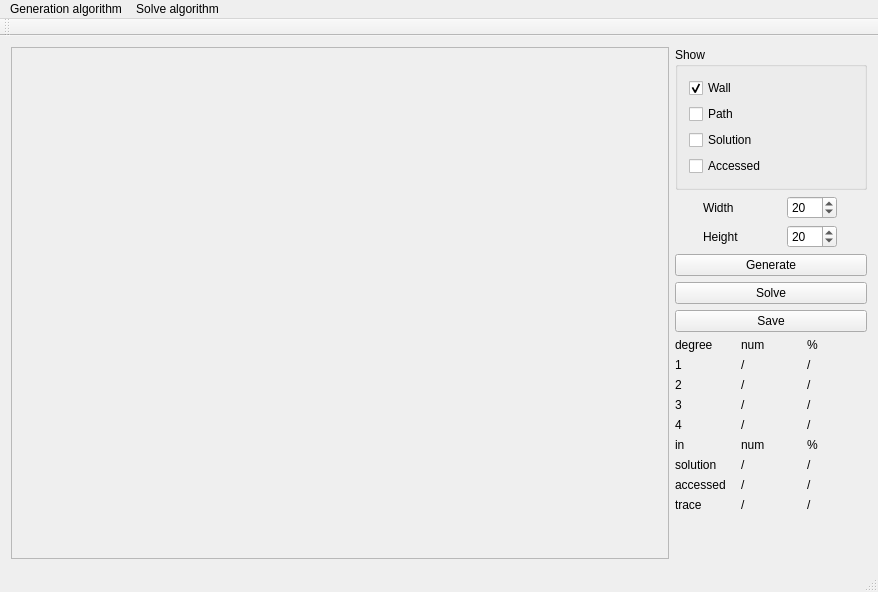
<?xml version="1.0" encoding="UTF-8"?>
<ui version="4.0">
 <class>MainWindow</class>
 <widget class="QMainWindow" name="MainWindow">
  <property name="geometry">
   <rect>
    <x>0</x>
    <y>0</y>
    <width>878</width>
    <height>592</height>
   </rect>
  </property>
  <property name="windowTitle">
   <string>Maze</string>
  </property>
  <widget class="QWidget" name="centralWidget">
   <layout class="QHBoxLayout" name="horizontalLayout_3">
    <item>
     <widget class="QScrollArea" name="scrollArea">
      <property name="widgetResizable">
       <bool>true</bool>
      </property>
      <property name="alignment">
       <set>Qt::AlignCenter</set>
      </property>
      <widget class="MazeWidget" name="mazeWidget">
       <property name="geometry">
        <rect>
         <x>0</x>
         <y>0</y>
         <width>645</width>
         <height>503</height>
        </rect>
       </property>
       <property name="sizePolicy">
        <sizepolicy hsizetype="Expanding" vsizetype="Expanding">
         <horstretch>0</horstretch>
         <verstretch>0</verstretch>
        </sizepolicy>
       </property>
      </widget>
     </widget>
    </item>
    <item>
     <layout class="QVBoxLayout" name="verticalLayout">
      <item>
       <widget class="QGroupBox" name="groupBox">
        <property name="title">
         <string>Show</string>
        </property>
        <layout class="QVBoxLayout" name="verticalLayout_2">
         <item>
          <widget class="QCheckBox" name="checkBoxWall">
           <property name="text">
            <string>Wall</string>
           </property>
           <property name="checked">
            <bool>true</bool>
           </property>
          </widget>
         </item>
         <item>
          <widget class="QCheckBox" name="checkBoxPath">
           <property name="text">
            <string>Path</string>
           </property>
          </widget>
         </item>
         <item>
          <widget class="QCheckBox" name="checkBoxSolution">
           <property name="text">
            <string>Solution</string>
           </property>
          </widget>
         </item>
         <item>
          <widget class="QCheckBox" name="checkBoxAccessed">
           <property name="text">
            <string>Accessed</string>
           </property>
          </widget>
         </item>
        </layout>
       </widget>
      </item>
      <item>
       <layout class="QHBoxLayout" name="horizontalLayout_2">
        <item>
         <widget class="QLabel" name="label_2">
          <property name="enabled">
           <bool>true</bool>
          </property>
          <property name="sizePolicy">
           <sizepolicy hsizetype="Fixed" vsizetype="Preferred">
            <horstretch>0</horstretch>
            <verstretch>0</verstretch>
           </sizepolicy>
          </property>
          <property name="minimumSize">
           <size>
            <width>50</width>
            <height>0</height>
           </size>
          </property>
          <property name="maximumSize">
           <size>
            <width>40</width>
            <height>16777215</height>
           </size>
          </property>
          <property name="text">
           <string>Width</string>
          </property>
         </widget>
        </item>
        <item>
         <widget class="QSpinBox" name="widthSpinBox">
          <property name="sizePolicy">
           <sizepolicy hsizetype="Fixed" vsizetype="Fixed">
            <horstretch>0</horstretch>
            <verstretch>0</verstretch>
           </sizepolicy>
          </property>
          <property name="minimumSize">
           <size>
            <width>50</width>
            <height>0</height>
           </size>
          </property>
          <property name="maximumSize">
           <size>
            <width>50</width>
            <height>16777215</height>
           </size>
          </property>
          <property name="minimum">
           <number>2</number>
          </property>
          <property name="maximum">
           <number>200</number>
          </property>
          <property name="value">
           <number>20</number>
          </property>
         </widget>
        </item>
       </layout>
      </item>
      <item>
       <layout class="QHBoxLayout" name="horizontalLayout">
        <item>
         <widget class="QLabel" name="label">
          <property name="sizePolicy">
           <sizepolicy hsizetype="Fixed" vsizetype="Preferred">
            <horstretch>0</horstretch>
            <verstretch>0</verstretch>
           </sizepolicy>
          </property>
          <property name="minimumSize">
           <size>
            <width>50</width>
            <height>0</height>
           </size>
          </property>
          <property name="maximumSize">
           <size>
            <width>40</width>
            <height>16777215</height>
           </size>
          </property>
          <property name="text">
           <string>Height</string>
          </property>
         </widget>
        </item>
        <item>
         <widget class="QSpinBox" name="heightSpinBox">
          <property name="sizePolicy">
           <sizepolicy hsizetype="Fixed" vsizetype="Fixed">
            <horstretch>0</horstretch>
            <verstretch>0</verstretch>
           </sizepolicy>
          </property>
          <property name="minimumSize">
           <size>
            <width>50</width>
            <height>0</height>
           </size>
          </property>
          <property name="maximumSize">
           <size>
            <width>50</width>
            <height>16777215</height>
           </size>
          </property>
          <property name="minimum">
           <number>2</number>
          </property>
          <property name="maximum">
           <number>200</number>
          </property>
          <property name="value">
           <number>20</number>
          </property>
         </widget>
        </item>
       </layout>
      </item>
      <item>
       <widget class="QPushButton" name="buttonGenerate">
        <property name="sizePolicy">
         <sizepolicy hsizetype="Preferred" vsizetype="Fixed">
          <horstretch>0</horstretch>
          <verstretch>0</verstretch>
         </sizepolicy>
        </property>
        <property name="text">
         <string>Generate</string>
        </property>
       </widget>
      </item>
      <item>
       <widget class="QPushButton" name="buttonSolve">
        <property name="sizePolicy">
         <sizepolicy hsizetype="Preferred" vsizetype="Fixed">
          <horstretch>0</horstretch>
          <verstretch>0</verstretch>
         </sizepolicy>
        </property>
        <property name="text">
         <string>Solve</string>
        </property>
       </widget>
      </item>
      <item>
       <widget class="QPushButton" name="saveButton">
        <property name="text">
         <string>Save</string>
        </property>
       </widget>
      </item>
      <item>
       <layout class="QGridLayout" name="gridLayout">
        <item row="3" column="1">
         <widget class="QLabel" name="label3neighbor">
          <property name="text">
           <string>/</string>
          </property>
         </widget>
        </item>
        <item row="3" column="0">
         <widget class="QLabel" name="label_9">
          <property name="text">
           <string>3</string>
          </property>
         </widget>
        </item>
        <item row="2" column="1">
         <widget class="QLabel" name="label2neighbor">
          <property name="text">
           <string>/</string>
          </property>
         </widget>
        </item>
        <item row="0" column="0">
         <widget class="QLabel" name="label_4">
          <property name="minimumSize">
           <size>
            <width>60</width>
            <height>0</height>
           </size>
          </property>
          <property name="text">
           <string>degree</string>
          </property>
         </widget>
        </item>
        <item row="2" column="0">
         <widget class="QLabel" name="label_7">
          <property name="text">
           <string>2</string>
          </property>
         </widget>
        </item>
        <item row="4" column="0">
         <widget class="QLabel" name="label_11">
          <property name="text">
           <string>4</string>
          </property>
         </widget>
        </item>
        <item row="0" column="1">
         <widget class="QLabel" name="label_3">
          <property name="minimumSize">
           <size>
            <width>60</width>
            <height>0</height>
           </size>
          </property>
          <property name="text">
           <string>num</string>
          </property>
         </widget>
        </item>
        <item row="1" column="1">
         <widget class="QLabel" name="label1neighbor">
          <property name="text">
           <string>/</string>
          </property>
         </widget>
        </item>
        <item row="1" column="0">
         <widget class="QLabel" name="label_5">
          <property name="text">
           <string>1</string>
          </property>
         </widget>
        </item>
        <item row="0" column="2">
         <widget class="QLabel" name="label_6">
          <property name="minimumSize">
           <size>
            <width>60</width>
            <height>0</height>
           </size>
          </property>
          <property name="text">
           <string>%</string>
          </property>
         </widget>
        </item>
        <item row="2" column="2">
         <widget class="QLabel" name="label2neighborpercent">
          <property name="text">
           <string>/</string>
          </property>
         </widget>
        </item>
        <item row="4" column="1">
         <widget class="QLabel" name="label4neighbor">
          <property name="text">
           <string>/</string>
          </property>
         </widget>
        </item>
        <item row="1" column="2">
         <widget class="QLabel" name="label1neighborpercent">
          <property name="text">
           <string>/</string>
          </property>
         </widget>
        </item>
        <item row="3" column="2">
         <widget class="QLabel" name="label3neighborpercent">
          <property name="text">
           <string>/</string>
          </property>
         </widget>
        </item>
        <item row="4" column="2">
         <widget class="QLabel" name="label4neighborpercent">
          <property name="text">
           <string>/</string>
          </property>
         </widget>
        </item>
        <item row="5" column="1">
         <widget class="QLabel" name="label4neighborpercent_2">
          <property name="text">
           <string>num</string>
          </property>
         </widget>
        </item>
        <item row="5" column="0">
         <widget class="QLabel" name="label4neighbor_2">
          <property name="text">
           <string>in</string>
          </property>
         </widget>
        </item>
        <item row="5" column="2">
         <widget class="QLabel" name="label_12">
          <property name="text">
           <string>%</string>
          </property>
         </widget>
        </item>
        <item row="6" column="0">
         <widget class="QLabel" name="label4neighbor_3">
          <property name="text">
           <string>solution</string>
          </property>
         </widget>
        </item>
        <item row="6" column="1">
         <widget class="QLabel" name="labelSolutionNode">
          <property name="text">
           <string>/</string>
          </property>
         </widget>
        </item>
        <item row="6" column="2">
         <widget class="QLabel" name="labelSolutionNodePercent">
          <property name="text">
           <string>/</string>
          </property>
         </widget>
        </item>
        <item row="7" column="0">
         <widget class="QLabel" name="label4neighbor_4">
          <property name="text">
           <string>accessed</string>
          </property>
         </widget>
        </item>
        <item row="8" column="0">
         <widget class="QLabel" name="label4neighbor_5">
          <property name="text">
           <string>trace</string>
          </property>
         </widget>
        </item>
        <item row="7" column="1">
         <widget class="QLabel" name="labelAccessedNode">
          <property name="text">
           <string>/</string>
          </property>
         </widget>
        </item>
        <item row="7" column="2">
         <widget class="QLabel" name="labelAccessedNodePercent">
          <property name="text">
           <string>/</string>
          </property>
         </widget>
        </item>
        <item row="8" column="1">
         <widget class="QLabel" name="labelTraceNode">
          <property name="text">
           <string>/</string>
          </property>
         </widget>
        </item>
        <item row="8" column="2">
         <widget class="QLabel" name="labelTraceNodePercent">
          <property name="text">
           <string>/</string>
          </property>
         </widget>
        </item>
       </layout>
      </item>
      <item>
       <spacer name="verticalSpacer">
        <property name="orientation">
         <enum>Qt::Vertical</enum>
        </property>
        <property name="sizeHint" stdset="0">
         <size>
          <width>20</width>
          <height>40</height>
         </size>
        </property>
       </spacer>
      </item>
     </layout>
    </item>
   </layout>
  </widget>
  <widget class="QMenuBar" name="menuBar">
   <property name="geometry">
    <rect>
     <x>0</x>
     <y>0</y>
     <width>878</width>
     <height>26</height>
    </rect>
   </property>
   <widget class="QMenu" name="menuGen">
    <property name="title">
     <string>Generation algorithm</string>
    </property>
    <addaction name="actionDFS"/>
    <addaction name="actionKruskal"/>
    <addaction name="actionPrim"/>
    <addaction name="actionDiv"/>
   </widget>
   <widget class="QMenu" name="menuSolve">
    <property name="title">
     <string>Solve algorithm</string>
    </property>
    <addaction name="actionLeftHand"/>
    <addaction name="actionRightHand"/>
   </widget>
   <addaction name="menuGen"/>
   <addaction name="menuSolve"/>
  </widget>
  <widget class="QToolBar" name="mainToolBar">
   <attribute name="toolBarArea">
    <enum>TopToolBarArea</enum>
   </attribute>
   <attribute name="toolBarBreak">
    <bool>false</bool>
   </attribute>
  </widget>
  <widget class="QStatusBar" name="statusBar"/>
  <action name="actionWall">
   <property name="checkable">
    <bool>true</bool>
   </property>
   <property name="checked">
    <bool>true</bool>
   </property>
   <property name="text">
    <string>Wall</string>
   </property>
   <property name="toolTip">
    <string>Wall</string>
   </property>
  </action>
  <action name="actionPath">
   <property name="checkable">
    <bool>true</bool>
   </property>
   <property name="text">
    <string>Path</string>
   </property>
   <property name="toolTip">
    <string>Path</string>
   </property>
  </action>
  <action name="actionDFS">
   <property name="checkable">
    <bool>true</bool>
   </property>
   <property name="checked">
    <bool>true</bool>
   </property>
   <property name="text">
    <string>DFS</string>
   </property>
  </action>
  <action name="actionKruskal">
   <property name="checkable">
    <bool>true</bool>
   </property>
   <property name="text">
    <string>Kruskal</string>
   </property>
  </action>
  <action name="actionPrim">
   <property name="checkable">
    <bool>true</bool>
   </property>
   <property name="text">
    <string>Prim</string>
   </property>
  </action>
  <action name="actionDiv">
   <property name="checkable">
    <bool>true</bool>
   </property>
   <property name="text">
    <string>Recursive division</string>
   </property>
  </action>
  <action name="actionSolution">
   <property name="checkable">
    <bool>true</bool>
   </property>
   <property name="text">
    <string>Solution</string>
   </property>
  </action>
  <action name="actionAccessed">
   <property name="checkable">
    <bool>true</bool>
   </property>
   <property name="text">
    <string>Accessed</string>
   </property>
  </action>
  <action name="actionLeftHand">
   <property name="checkable">
    <bool>true</bool>
   </property>
   <property name="checked">
    <bool>true</bool>
   </property>
   <property name="text">
    <string>Wall follower(Left hand)</string>
   </property>
  </action>
  <action name="actionRightHand">
   <property name="checkable">
    <bool>true</bool>
   </property>
   <property name="text">
    <string>Wall follower(Right hand)</string>
   </property>
  </action>
 </widget>
 <layoutdefault spacing="6" margin="11"/>
 <customwidgets>
  <customwidget>
   <class>MazeWidget</class>
   <extends>QWidget</extends>
   <header>mazewidget.h</header>
   <container>1</container>
  </customwidget>
 </customwidgets>
 <resources/>
 <connections/>
</ui>
